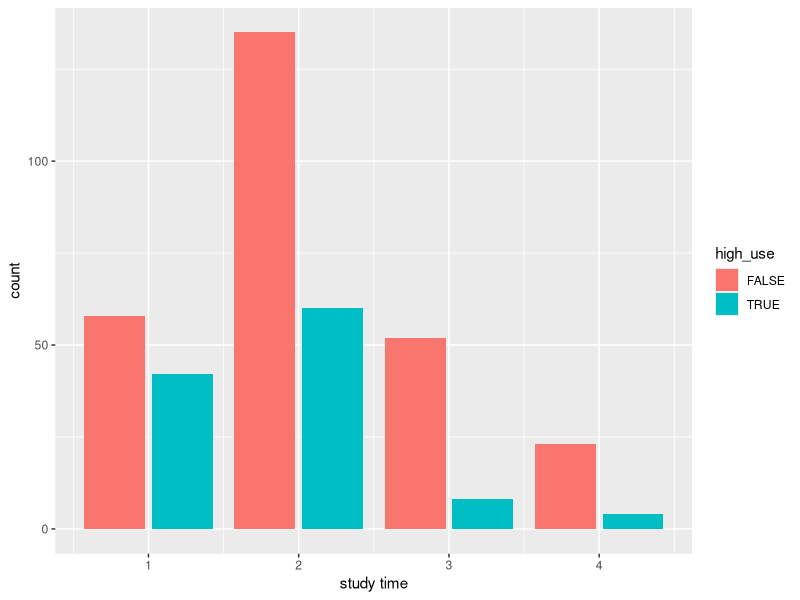
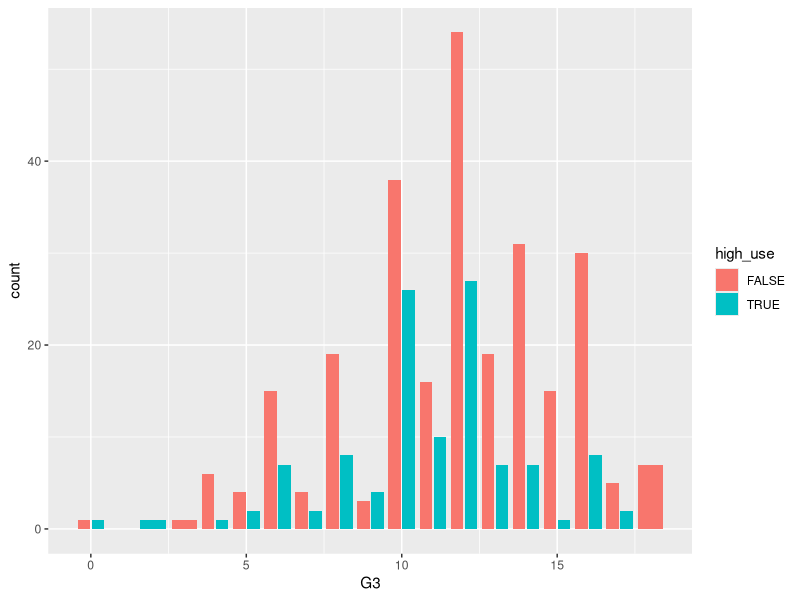
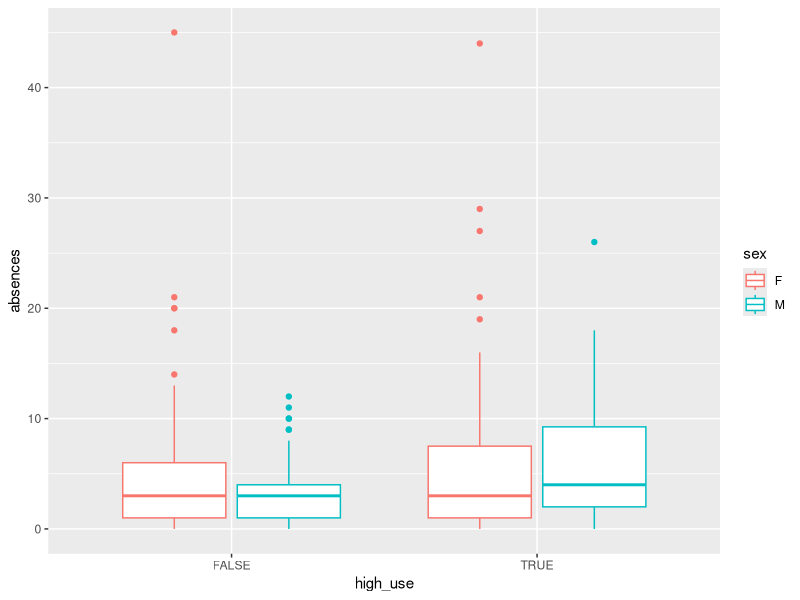
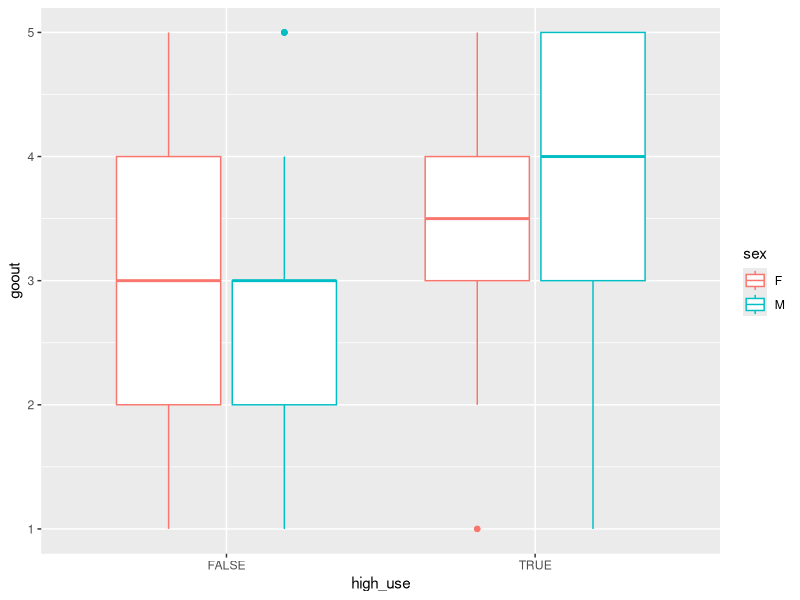

These charts were generated, in order, by the following R code:
## ---- chunk 1
# Clear memory.
rm(list = ls())

# Packages required by this script.
library(dplyr)
library(GGally)
library(ggplot2)
library(boot)

## ---- chunk 2
alc <- as.data.frame(read.table('data/alc.csv',  sep="\t", header=TRUE))

## ---- chunk 3
glimpse(alc)
## ---- chunk 4
summary(alc[c('studytime', 'goout', 'absences', 'G3')])
## ---- chunk 5
v1 <- ggplot(data = alc, aes(studytime)) 
v1 + geom_bar(aes(fill = high_use), stat="count", position = "dodge2") + xlab('study time')

v2 <- ggplot(data = alc, aes(G3))
v2 + geom_bar(aes(fill = high_use), stat="count", position = "dodge2") + xlab('G3')

v3 <- ggplot(data = alc, aes(x = high_use, y=absences, col = sex))
v3 + geom_boxplot() + xlab("high_use")

v4 <- ggplot(data = alc, aes(x = high_use, y=goout, col = sex))
v4 + geom_boxplot() + xlab("high_use")

## ---- chunk 6
m <- glm(high_use ~  + studytime + goout + absences + G3, data = alc, family = "binomial")
summary(m)
## ---- chunk 7
OR <- exp(coef(m))
OR
## ---- chunk 8
CI <-exp(confint(m))
cbind(OR, CI)
